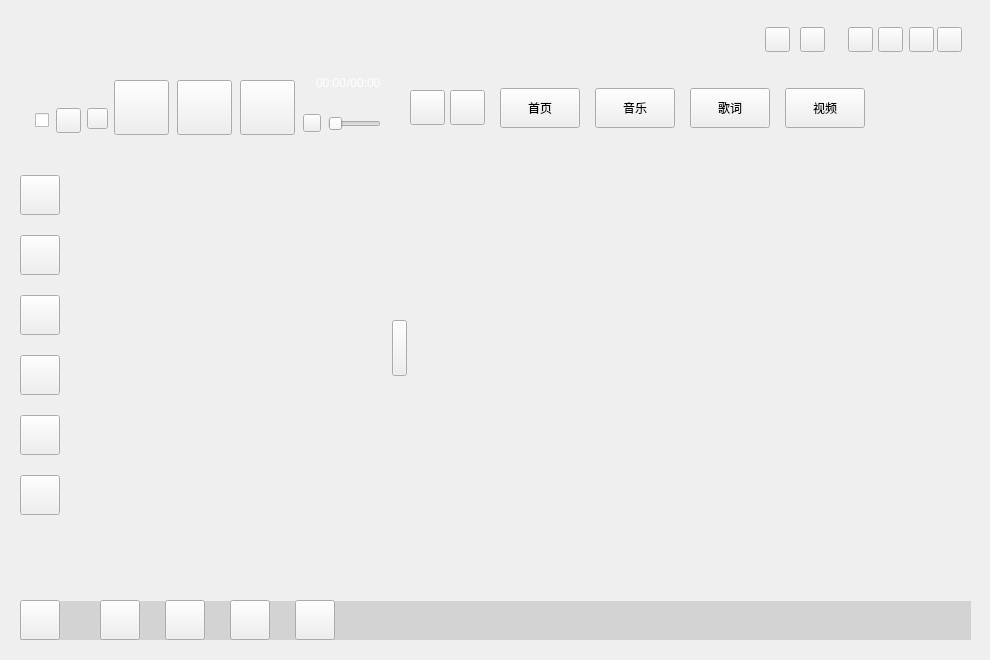
<?xml version="1.0" encoding="UTF-8"?>
<ui version="4.0">
 <class>MusicApplication</class>
 <widget class="QWidget" name="MusicApplication">
  <property name="geometry">
   <rect>
    <x>0</x>
    <y>0</y>
    <width>990</width>
    <height>660</height>
   </rect>
  </property>
  <property name="windowTitle">
   <string>天天酷音</string>
  </property>
  <property name="windowIcon">
   <iconset resource="../../musicQrc/MusicPlayer.qrc">
    <normaloff>:/image/windowicon</normaloff>:/image/windowicon</iconset>
  </property>
  <widget class="QToolButton" name="windowClose">
   <property name="geometry">
    <rect>
     <x>937</x>
     <y>27</y>
     <width>25</width>
     <height>25</height>
    </rect>
   </property>
   <property name="text">
    <string/>
   </property>
  </widget>
  <widget class="QToolButton" name="minimization">
   <property name="geometry">
    <rect>
     <x>909</x>
     <y>27</y>
     <width>25</width>
     <height>25</height>
    </rect>
   </property>
   <property name="text">
    <string/>
   </property>
  </widget>
  <widget class="QLabel" name="background">
   <property name="geometry">
    <rect>
     <x>20</x>
     <y>20</y>
     <width>950</width>
     <height>620</height>
    </rect>
   </property>
   <property name="styleSheet">
    <string notr="true"/>
   </property>
   <property name="text">
    <string/>
   </property>
   <property name="scaledContents">
    <bool>false</bool>
   </property>
  </widget>
  <widget class="QToolButton" name="musicPrivious">
   <property name="geometry">
    <rect>
     <x>114</x>
     <y>80</y>
     <width>55</width>
     <height>55</height>
    </rect>
   </property>
   <property name="text">
    <string/>
   </property>
  </widget>
  <widget class="QToolButton" name="musicNext">
   <property name="geometry">
    <rect>
     <x>240</x>
     <y>80</y>
     <width>55</width>
     <height>55</height>
    </rect>
   </property>
   <property name="text">
    <string/>
   </property>
  </widget>
  <widget class="MusicTimerSliderWidget" name="musicTimeWidget" native="true">
   <property name="geometry">
    <rect>
     <x>20</x>
     <y>45</y>
     <width>375</width>
     <height>40</height>
    </rect>
   </property>
   <property name="styleSheet">
    <string notr="true"/>
   </property>
  </widget>
  <widget class="QToolButton" name="menuSetting">
   <property name="geometry">
    <rect>
     <x>20</x>
     <y>600</y>
     <width>40</width>
     <height>40</height>
    </rect>
   </property>
   <property name="text">
    <string/>
   </property>
   <property name="popupMode">
    <enum>QToolButton::InstantPopup</enum>
   </property>
  </widget>
  <widget class="QToolButton" name="musicKey">
   <property name="geometry">
    <rect>
     <x>177</x>
     <y>80</y>
     <width>55</width>
     <height>55</height>
    </rect>
   </property>
   <property name="text">
    <string/>
   </property>
  </widget>
  <widget class="QToolButton" name="musicSound">
   <property name="geometry">
    <rect>
     <x>303</x>
     <y>114</y>
     <width>18</width>
     <height>18</height>
    </rect>
   </property>
   <property name="styleSheet">
    <string notr="true">border-image: url(:/image/soundmax);</string>
   </property>
   <property name="text">
    <string/>
   </property>
  </widget>
  <widget class="QSlider" name="musicSoundSlider">
   <property name="geometry">
    <rect>
     <x>328</x>
     <y>116</y>
     <width>53</width>
     <height>16</height>
    </rect>
   </property>
   <property name="orientation">
    <enum>Qt::Horizontal</enum>
   </property>
  </widget>
  <widget class="QStackedWidget" name="songsContainer">
   <property name="geometry">
    <rect>
     <x>60</x>
     <y>138</y>
     <width>331</width>
     <height>461</height>
    </rect>
   </property>
  </widget>
  <widget class="MusicMarqueeWidget" name="showCurrentSong" native="true">
   <property name="geometry">
    <rect>
     <x>90</x>
     <y>30</y>
     <width>200</width>
     <height>31</height>
    </rect>
   </property>
   <property name="styleSheet">
    <string notr="true">color:#FFFFFF;font-weight:bold;font-size:15px;</string>
   </property>
   <property name="text" stdset="0">
    <string>当前无正在播放的歌曲</string>
   </property>
  </widget>
  <widget class="QToolButton" name="musicSetting">
   <property name="geometry">
    <rect>
     <x>165</x>
     <y>600</y>
     <width>40</width>
     <height>40</height>
    </rect>
   </property>
   <property name="styleSheet">
    <string notr="true"/>
   </property>
   <property name="text">
    <string/>
   </property>
  </widget>
  <widget class="QToolButton" name="musicImport">
   <property name="geometry">
    <rect>
     <x>100</x>
     <y>600</y>
     <width>40</width>
     <height>40</height>
    </rect>
   </property>
   <property name="styleSheet">
    <string notr="true"/>
   </property>
   <property name="text">
    <string/>
   </property>
  </widget>
  <widget class="QToolButton" name="musicSearch">
   <property name="geometry">
    <rect>
     <x>230</x>
     <y>600</y>
     <width>40</width>
     <height>40</height>
    </rect>
   </property>
   <property name="styleSheet">
    <string notr="true"/>
   </property>
   <property name="text">
    <string/>
   </property>
  </widget>
  <widget class="QToolButton" name="musicCurrentLocation">
   <property name="geometry">
    <rect>
     <x>295</x>
     <y>600</y>
     <width>40</width>
     <height>40</height>
    </rect>
   </property>
   <property name="styleSheet">
    <string notr="true"/>
   </property>
   <property name="text">
    <string/>
   </property>
  </widget>
  <widget class="MusicLocalSongSearchInlineEdit" name="musicSongSearchLine" native="true">
   <property name="geometry">
    <rect>
     <x>504</x>
     <y>27</y>
     <width>261</width>
     <height>25</height>
    </rect>
   </property>
   <property name="styleSheet">
    <string notr="true"/>
   </property>
   <property name="text" stdset="0">
    <string/>
   </property>
  </widget>
  <widget class="QLabel" name="musicWindowSpace">
   <property name="geometry">
    <rect>
     <x>380</x>
     <y>20</y>
     <width>590</width>
     <height>45</height>
    </rect>
   </property>
   <property name="styleSheet">
    <string notr="true">border-image: url(:/image/screentop);</string>
   </property>
   <property name="text">
    <string/>
   </property>
  </widget>
  <widget class="QPushButton" name="musicSearchButton">
   <property name="geometry">
    <rect>
     <x>765</x>
     <y>27</y>
     <width>25</width>
     <height>25</height>
    </rect>
   </property>
   <property name="styleSheet">
    <string notr="true">border-image: url(:/share/searchlineleft);</string>
   </property>
   <property name="text">
    <string/>
   </property>
  </widget>
  <widget class="QToolButton" name="musicWindowChangeSkin">
   <property name="geometry">
    <rect>
     <x>800</x>
     <y>27</y>
     <width>25</width>
     <height>25</height>
    </rect>
   </property>
   <property name="styleSheet">
    <string notr="true"/>
   </property>
   <property name="text">
    <string/>
   </property>
  </widget>
  <widget class="QStackedWidget" name="SurfaceStackedWidget">
   <property name="geometry">
    <rect>
     <x>410</x>
     <y>144</y>
     <width>521</width>
     <height>455</height>
    </rect>
   </property>
   <property name="currentIndex">
    <number>0</number>
   </property>
   <widget class="QLabel" name="showPicture">
    <property name="styleSheet">
     <string notr="true">border-image: url(:/image/beauty);</string>
    </property>
   </widget>
   <widget class="MusicSongSearchOnlineWidget" name="songSearchWidget"/>
   <widget class="MusicLrcContainerForInline" name="musiclrccontainerforinline"/>
  </widget>
  <widget class="QPushButton" name="musicSearchWidgetButton">
   <property name="geometry">
    <rect>
     <x>595</x>
     <y>88</y>
     <width>80</width>
     <height>40</height>
    </rect>
   </property>
   <property name="styleSheet">
    <string notr="true"/>
   </property>
   <property name="text">
    <string>音乐</string>
   </property>
  </widget>
  <widget class="QPushButton" name="musicLrcWidgetButton">
   <property name="geometry">
    <rect>
     <x>690</x>
     <y>88</y>
     <width>80</width>
     <height>40</height>
    </rect>
   </property>
   <property name="styleSheet">
    <string notr="true"/>
   </property>
   <property name="text">
    <string>歌词</string>
   </property>
  </widget>
  <widget class="QPushButton" name="musicSearchRefreshButton">
   <property name="geometry">
    <rect>
     <x>450</x>
     <y>90</y>
     <width>35</width>
     <height>35</height>
    </rect>
   </property>
   <property name="styleSheet">
    <string notr="true"/>
   </property>
   <property name="text">
    <string/>
   </property>
  </widget>
  <widget class="QPushButton" name="musicIndexWidgetButton">
   <property name="geometry">
    <rect>
     <x>500</x>
     <y>88</y>
     <width>80</width>
     <height>40</height>
    </rect>
   </property>
   <property name="styleSheet">
    <string notr="true"/>
   </property>
   <property name="text">
    <string>首页</string>
   </property>
  </widget>
  <widget class="QLabel" name="showDownloadGif">
   <property name="geometry">
    <rect>
     <x>930</x>
     <y>510</y>
     <width>41</width>
     <height>101</height>
    </rect>
   </property>
   <property name="text">
    <string/>
   </property>
  </widget>
  <widget class="QCheckBox" name="musicDesktopLrc">
   <property name="geometry">
    <rect>
     <x>35</x>
     <y>113</y>
     <width>15</width>
     <height>15</height>
    </rect>
   </property>
   <property name="text">
    <string/>
   </property>
   <property name="checkable">
    <bool>true</bool>
   </property>
   <property name="checked">
    <bool>false</bool>
   </property>
  </widget>
  <widget class="QToolButton" name="musicBestLove">
   <property name="geometry">
    <rect>
     <x>87</x>
     <y>108</y>
     <width>21</width>
     <height>21</height>
    </rect>
   </property>
   <property name="text">
    <string/>
   </property>
  </widget>
  <widget class="QWidget" name="horizontalLayoutWidget">
   <property name="geometry">
    <rect>
     <x>400</x>
     <y>30</y>
     <width>101</width>
     <height>31</height>
    </rect>
   </property>
   <layout class="QHBoxLayout" name="userWindow">
    <property name="spacing">
     <number>0</number>
    </property>
    <property name="topMargin">
     <number>0</number>
    </property>
   </layout>
  </widget>
  <widget class="QToolButton" name="musicButton_tools">
   <property name="geometry">
    <rect>
     <x>20</x>
     <y>475</y>
     <width>40</width>
     <height>40</height>
    </rect>
   </property>
   <property name="text">
    <string/>
   </property>
   <property name="popupMode">
    <enum>QToolButton::InstantPopup</enum>
   </property>
  </widget>
  <widget class="MusicEnhancedWidget" name="musicEnhancedButton" native="true">
   <property name="geometry">
    <rect>
     <x>335</x>
     <y>95</y>
     <width>50</width>
     <height>20</height>
    </rect>
   </property>
  </widget>
  <widget class="QToolButton" name="musicWindowRemote">
   <property name="geometry">
    <rect>
     <x>878</x>
     <y>27</y>
     <width>25</width>
     <height>25</height>
    </rect>
   </property>
   <property name="styleSheet">
    <string notr="true"/>
   </property>
   <property name="text">
    <string/>
   </property>
  </widget>
  <widget class="QToolButton" name="musicButton_playlist">
   <property name="geometry">
    <rect>
     <x>20</x>
     <y>175</y>
     <width>40</width>
     <height>40</height>
    </rect>
   </property>
   <property name="styleSheet">
    <string notr="true"/>
   </property>
   <property name="text">
    <string/>
   </property>
  </widget>
  <widget class="QToolButton" name="musicButton_radio">
   <property name="geometry">
    <rect>
     <x>20</x>
     <y>235</y>
     <width>40</width>
     <height>40</height>
    </rect>
   </property>
   <property name="styleSheet">
    <string notr="true"/>
   </property>
   <property name="text">
    <string/>
   </property>
  </widget>
  <widget class="QToolButton" name="musicButton_mydownl">
   <property name="geometry">
    <rect>
     <x>20</x>
     <y>295</y>
     <width>40</width>
     <height>40</height>
    </rect>
   </property>
   <property name="styleSheet">
    <string notr="true"/>
   </property>
   <property name="text">
    <string/>
   </property>
  </widget>
  <widget class="QToolButton" name="musicButton_cloud">
   <property name="geometry">
    <rect>
     <x>20</x>
     <y>415</y>
     <width>40</width>
     <height>40</height>
    </rect>
   </property>
   <property name="styleSheet">
    <string notr="true"/>
   </property>
   <property name="text">
    <string/>
   </property>
  </widget>
  <widget class="QPushButton" name="vedioWidgetButton">
   <property name="geometry">
    <rect>
     <x>785</x>
     <y>88</y>
     <width>80</width>
     <height>40</height>
    </rect>
   </property>
   <property name="styleSheet">
    <string notr="true"/>
   </property>
   <property name="text">
    <string>视频</string>
   </property>
  </widget>
  <widget class="QLabel" name="playCurrentTime">
   <property name="geometry">
    <rect>
     <x>316</x>
     <y>75</y>
     <width>30</width>
     <height>15</height>
    </rect>
   </property>
   <property name="styleSheet">
    <string notr="true">color:#FFFFFF;</string>
   </property>
   <property name="text">
    <string>00:00</string>
   </property>
  </widget>
  <widget class="QLabel" name="playTotalTime">
   <property name="geometry">
    <rect>
     <x>347</x>
     <y>75</y>
     <width>35</width>
     <height>15</height>
    </rect>
   </property>
   <property name="styleSheet">
    <string notr="true">color:#FFFFFF;</string>
   </property>
   <property name="text">
    <string>/00:00</string>
   </property>
  </widget>
  <widget class="QToolButton" name="musicPlayMode">
   <property name="geometry">
    <rect>
     <x>56</x>
     <y>108</y>
     <width>25</width>
     <height>25</height>
    </rect>
   </property>
   <property name="text">
    <string/>
   </property>
  </widget>
  <widget class="QToolButton" name="musicWindowConcise">
   <property name="geometry">
    <rect>
     <x>848</x>
     <y>27</y>
     <width>25</width>
     <height>25</height>
    </rect>
   </property>
   <property name="styleSheet">
    <string notr="true"/>
   </property>
   <property name="text">
    <string/>
   </property>
  </widget>
  <widget class="QLabel" name="musicWindowSpace_2">
   <property name="geometry">
    <rect>
     <x>20</x>
     <y>601</y>
     <width>951</width>
     <height>39</height>
    </rect>
   </property>
   <property name="styleSheet">
    <string notr="true">background-color:rgba(0,0,0,30)</string>
   </property>
   <property name="text">
    <string/>
   </property>
  </widget>
  <widget class="QLabel" name="resizeWindowLabel">
   <property name="geometry">
    <rect>
     <x>950</x>
     <y>620</y>
     <width>15</width>
     <height>15</height>
    </rect>
   </property>
   <property name="pixmap">
    <pixmap resource="../../musicQrc/MusicPlayer.qrc">:/image/resizeWindow</pixmap>
   </property>
  </widget>
  <widget class="QWidget" name="verticalLayoutWidget">
   <property name="geometry">
    <rect>
     <x>35</x>
     <y>35</y>
     <width>46</width>
     <height>21</height>
    </rect>
   </property>
   <layout class="QVBoxLayout" name="musicQualityWindow"/>
  </widget>
  <widget class="QToolButton" name="musicButton_mobile">
   <property name="geometry">
    <rect>
     <x>20</x>
     <y>355</y>
     <width>40</width>
     <height>40</height>
    </rect>
   </property>
   <property name="styleSheet">
    <string notr="true"/>
   </property>
   <property name="text">
    <string/>
   </property>
  </widget>
  <widget class="QPushButton" name="lrcDisplayAllButton">
   <property name="enabled">
    <bool>true</bool>
   </property>
   <property name="geometry">
    <rect>
     <x>392</x>
     <y>320</y>
     <width>15</width>
     <height>56</height>
    </rect>
   </property>
   <property name="autoFillBackground">
    <bool>false</bool>
   </property>
   <property name="styleSheet">
    <string notr="true">QPushButton{border:none;background:transparent;};</string>
   </property>
  </widget>
  <widget class="QPushButton" name="musicSearchBackButton">
   <property name="geometry">
    <rect>
     <x>410</x>
     <y>90</y>
     <width>35</width>
     <height>35</height>
    </rect>
   </property>
   <property name="styleSheet">
    <string notr="true"/>
   </property>
   <property name="text">
    <string/>
   </property>
  </widget>
  <action name="action_About">
   <property name="text">
    <string>关于天天酷音(&amp;A)</string>
   </property>
   <property name="toolTip">
    <string>关于天天酷音</string>
   </property>
   <property name="shortcut">
    <string>Ctrl+A</string>
   </property>
  </action>
  <action name="action_Quit">
   <property name="icon">
    <iconset resource="../../musicQrc/MusicPlayer.qrc">
     <normaloff>:/image/close</normaloff>:/image/close</iconset>
   </property>
   <property name="text">
    <string>退出(&amp;Q)</string>
   </property>
   <property name="toolTip">
    <string>退出</string>
   </property>
   <property name="shortcut">
    <string>Ctrl+Q</string>
   </property>
  </action>
  <action name="action_ImportSongs">
   <property name="icon">
    <iconset resource="../../musicQrc/MusicPlayer.qrc">
     <normaloff>:/appTools/import</normaloff>:/appTools/import</iconset>
   </property>
   <property name="text">
    <string>导入本地歌曲(&amp;I)</string>
   </property>
   <property name="toolTip">
    <string>添加歌曲</string>
   </property>
   <property name="shortcut">
    <string>Ctrl+I</string>
   </property>
  </action>
  <action name="action_Privious">
   <property name="icon">
    <iconset resource="../../musicQrc/MusicPlayer.qrc">
     <normaloff>:/image/privious</normaloff>:/image/privious</iconset>
   </property>
   <property name="text">
    <string>上一曲(&amp;P)</string>
   </property>
   <property name="toolTip">
    <string>上一曲</string>
   </property>
   <property name="shortcut">
    <string>Ctrl+Left</string>
   </property>
  </action>
  <action name="action_Next">
   <property name="icon">
    <iconset resource="../../musicQrc/MusicPlayer.qrc">
     <normaloff>:/image/next</normaloff>:/image/next</iconset>
   </property>
   <property name="text">
    <string>下一曲(&amp;N)</string>
   </property>
   <property name="toolTip">
    <string>下一曲</string>
   </property>
   <property name="shortcut">
    <string>Ctrl+Right</string>
   </property>
  </action>
  <action name="action_Play">
   <property name="icon">
    <iconset resource="../../musicQrc/MusicPlayer.qrc">
     <normaloff>:/image/play</normaloff>:/image/play</iconset>
   </property>
   <property name="text">
    <string>播放/暂停</string>
   </property>
   <property name="toolTip">
    <string>播放/暂停</string>
   </property>
   <property name="shortcut">
    <string>Ctrl+B</string>
   </property>
  </action>
  <action name="action_VolumePlus">
   <property name="icon">
    <iconset resource="../../musicQrc/MusicPlayer.qrc">
     <normaloff>:/image/soundmax</normaloff>:/image/soundmax</iconset>
   </property>
   <property name="text">
    <string>音量(&amp;+)</string>
   </property>
   <property name="toolTip">
    <string>增加音量</string>
   </property>
   <property name="shortcut">
    <string>Ctrl+Up</string>
   </property>
  </action>
  <action name="action_VolumeSub">
   <property name="icon">
    <iconset resource="../../musicQrc/MusicPlayer.qrc">
     <normaloff>:/image/soundmin</normaloff>:/image/soundmin</iconset>
   </property>
   <property name="text">
    <string>音量(&amp;-)</string>
   </property>
   <property name="toolTip">
    <string>降低音量</string>
   </property>
   <property name="shortcut">
    <string>Ctrl+Down</string>
   </property>
  </action>
  <action name="action_OrderPlay">
   <property name="icon">
    <iconset resource="../../musicQrc/MusicPlayer.qrc">
     <normaloff>:/image/orderplay</normaloff>:/image/orderplay</iconset>
   </property>
   <property name="text">
    <string>顺序播放</string>
   </property>
   <property name="toolTip">
    <string>顺序播放</string>
   </property>
   <property name="shortcut">
    <string>Alt+1</string>
   </property>
  </action>
  <action name="action_RandomPlay">
   <property name="icon">
    <iconset resource="../../musicQrc/MusicPlayer.qrc">
     <normaloff>:/image/randomplay</normaloff>:/image/randomplay</iconset>
   </property>
   <property name="text">
    <string>随机播放</string>
   </property>
   <property name="toolTip">
    <string>随机播放</string>
   </property>
   <property name="shortcut">
    <string>Alt+2</string>
   </property>
  </action>
  <action name="action_SingleCycle">
   <property name="icon">
    <iconset resource="../../musicQrc/MusicPlayer.qrc">
     <normaloff>:/image/oneloop</normaloff>:/image/oneloop</iconset>
   </property>
   <property name="text">
    <string>单曲循环</string>
   </property>
   <property name="toolTip">
    <string>单曲循环</string>
   </property>
   <property name="shortcut">
    <string>Alt+3</string>
   </property>
  </action>
  <action name="action_ListCycle">
   <property name="icon">
    <iconset resource="../../musicQrc/MusicPlayer.qrc">
     <normaloff>:/image/listloop</normaloff>:/image/listloop</iconset>
   </property>
   <property name="text">
    <string>列表循环</string>
   </property>
   <property name="toolTip">
    <string>列表循环</string>
   </property>
   <property name="shortcut">
    <string>Alt+4</string>
   </property>
  </action>
  <action name="action_Setting">
   <property name="icon">
    <iconset resource="../../musicQrc/MusicPlayer.qrc">
     <normaloff>:/appTools/setting</normaloff>:/appTools/setting</iconset>
   </property>
   <property name="text">
    <string>设置(&amp;S)</string>
   </property>
   <property name="toolTip">
    <string>设置</string>
   </property>
   <property name="shortcut">
    <string>Ctrl+S</string>
   </property>
  </action>
  <zorder>background</zorder>
  <zorder>musicPrivious</zorder>
  <zorder>musicNext</zorder>
  <zorder>musicKey</zorder>
  <zorder>musicSound</zorder>
  <zorder>musicSoundSlider</zorder>
  <zorder>songsContainer</zorder>
  <zorder>showCurrentSong</zorder>
  <zorder>musicWindowSpace</zorder>
  <zorder>musicSongSearchLine</zorder>
  <zorder>musicSearchButton</zorder>
  <zorder>musicWindowChangeSkin</zorder>
  <zorder>SurfaceStackedWidget</zorder>
  <zorder>musicSearchWidgetButton</zorder>
  <zorder>musicLrcWidgetButton</zorder>
  <zorder>musicSearchRefreshButton</zorder>
  <zorder>musicIndexWidgetButton</zorder>
  <zorder>showDownloadGif</zorder>
  <zorder>musicDesktopLrc</zorder>
  <zorder>musicBestLove</zorder>
  <zorder>horizontalLayoutWidget</zorder>
  <zorder>musicButton_tools</zorder>
  <zorder>musicWindowRemote</zorder>
  <zorder>musicButton_playlist</zorder>
  <zorder>musicButton_radio</zorder>
  <zorder>musicButton_mydownl</zorder>
  <zorder>musicButton_cloud</zorder>
  <zorder>musicTimeWidget</zorder>
  <zorder>vedioWidgetButton</zorder>
  <zorder>playCurrentTime</zorder>
  <zorder>playTotalTime</zorder>
  <zorder>musicPlayMode</zorder>
  <zorder>musicWindowConcise</zorder>
  <zorder>musicWindowSpace_2</zorder>
  <zorder>musicSetting</zorder>
  <zorder>menuSetting</zorder>
  <zorder>musicCurrentLocation</zorder>
  <zorder>musicImport</zorder>
  <zorder>musicSearch</zorder>
  <zorder>resizeWindowLabel</zorder>
  <zorder>minimization</zorder>
  <zorder>verticalLayoutWidget</zorder>
  <zorder>musicEnhancedButton</zorder>
  <zorder>musicButton_mobile</zorder>
  <zorder>lrcDisplayAllButton</zorder>
  <zorder>windowClose</zorder>
  <zorder>musicSearchBackButton</zorder>
 </widget>
 <layoutdefault spacing="6" margin="11"/>
 <customwidgets>
  <customwidget>
   <class>MusicMarqueeWidget</class>
   <extends>QWidget</extends>
   <header>musicmarqueewidget.h</header>
   <container>1</container>
  </customwidget>
  <customwidget>
   <class>MusicLrcContainerForInline</class>
   <extends>QWidget</extends>
   <header>musiclrccontainerforinline.h</header>
   <container>1</container>
  </customwidget>
  <customwidget>
   <class>MusicSongSearchOnlineWidget</class>
   <extends>QWidget</extends>
   <header>musicsongsearchonlinewidget.h</header>
   <container>1</container>
  </customwidget>
  <customwidget>
   <class>MusicTimerSliderWidget</class>
   <extends>QWidget</extends>
   <header>musictimersliderwidget.h</header>
   <container>1</container>
  </customwidget>
  <customwidget>
   <class>MusicLocalSongSearchInlineEdit</class>
   <extends>QWidget</extends>
   <header>musiclocalsongsearchinlineedit.h</header>
   <container>1</container>
  </customwidget>
  <customwidget>
   <class>MusicEnhancedWidget</class>
   <extends>QWidget</extends>
   <header>musicenhancedwidget.h</header>
   <container>1</container>
  </customwidget>
 </customwidgets>
 <resources>
  <include location="../../musicQrc/MusicPlayer.qrc"/>
 </resources>
 <connections/>
</ui>
